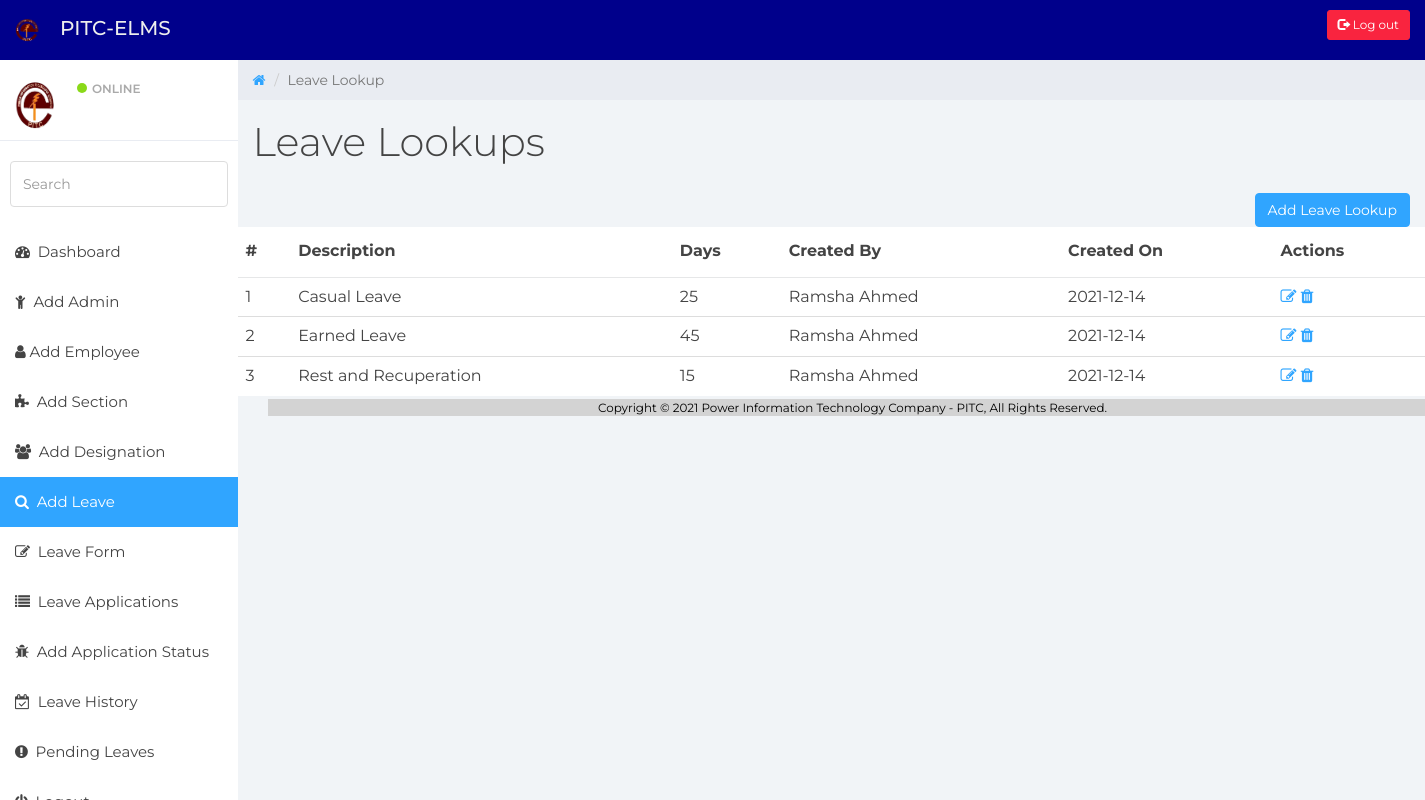
Page /leave_lookup.php on the committed database.
### tables this page shows
CREATE TABLE `leave_lookup` (
  `leave_id` int(11) NOT NULL,
  `leave_description` text DEFAULT NULL,
  `days` int(11) DEFAULT NULL,
  `created_by` text DEFAULT NULL,
  `created_on` date NOT NULL DEFAULT current_timestamp()
);

### read.php (called while the page is built, shortened)
<?php
function leave(){
require_once'connection.php';
  $conn->setAttribute(PDO::ATTR_ERRMODE, PDO::ERRMODE_EXCEPTION);
  $stmt4= $conn->prepare("SELECT* FROM leave_lookup");
  $stmt4->execute();
  $leaves = $stmt4->fetchAll(PDO::FETCH_ASSOC);
  return $leaves;
}
?>

### leave_lookup.php (the view, shortened to what this page needs)
<?php
require("read.php");
include("header.php");
?>
<!DOCTYPE html>
<html>
<head>
	<link href="css/bootstrap.min.css" rel="stylesheet">
	<link href="css/font-awesome.min.css" rel="stylesheet">
	<link href="css/datepicker3.css" rel="stylesheet">
	<link href="css/styles.css" rel="stylesheet">
</head>
<body>
<div class="container-lg">
<?php include("nav-bar.php"); ?>
	<div class="col-sm-9 col-sm-offset-3 col-lg-10 col-lg-offset-2 main">
		<div class="row">
			<ol class="breadcrumb">
				<li><a href="index.php">
					<em class="fa fa-home"></em>
				</a></li>
				<li class="active">Leave Lookup</li>
			</ol>
		</div>
		<div class="row">
			<div class="col-lg-12">
				<h1 class="page-header">Leave Lookups</h1>
                <button class="btn btn-primary btn-md" type ="submit" onclick="location.href='addleavelookup.php'" style="float: right;" >Add Leave Lookup</button>
            </div>
        <table class="table">
  <thead>
    <tr>
      <th scope="col">#</th>
      <th scope="col">Description</th>
      <th scope="col">Days</th>
      <th scope="col">Created By</th>
      <th scope="col">Created On</th>
      <th scope="col">Actions </th>
    </tr>
  </thead>
  <tbody>
    <?php
	$leaves = leave();
	foreach ($leaves as $leave): ?>
            <tr>
                <td><?=$leave['leave_id']?></td>
                <td><?=$leave['leave_description']?></td>
                <td><?=$leave['days']?></td>
                <td><?=$leave['created_by']?></td>
                <td><?=$leave['created_on']?></td>
                <td class="actions">
                <a href="updatell.php?id=<?=$leave['leave_id']?>" title = "Update Record"><i class="fa fa-edit"></i></a>
                    <a href="deletell.php?id=<?=$leave['leave_id']?>" title = "Delete Record" onclick="return confirm('Are You Sure You Want To Delete This Record ?')"><i class="fa fa-trash"></i></a>
                </td>
            </tr>
            <?php endforeach; ?>
        </tbody>
    </table>
	</div>
</body>
<footer>
<?php include("footer.php");?>
</footer>
</html>

### css/styles.css (style rules this page uses)
body { background: #f1f4f7; padding-top: 60px; font-size: 14px; color: #444444; font-family: "Montserrat", "Helvetica Neue", Helvetica, Arial, sans-serif; }
a, a:hover, a:focus { color: #30a5ff; }
h1, h2, h3, h4, h5, h6 { color: #444444; }
h1 { font-weight: 300; font-size: 40px; }
.btn-primary, .btn-primary:hover, .btn-primary:focus, .btn-primary:active, .btn-primary.active, .open > .dropdown-toggle.btn-primary, .btn-primary.disabled, .btn-primary[disabled], fieldset[disabled] .btn-primary, .btn-primary.disabled:hover, .btn-primary[disabled]:hover, fieldset[disabled] .btn-primary:hover, .btn-primary.disabled:focus, .btn-primary[disabled]:focus, fieldset[disabled] .btn-primary:focus, .btn-primary.disabled:active, .btn-primary[disabled]:active, fieldset[disabled] .btn-primary:active, .btn-primary.disabled.active, .btn-primary[disabled].active, fieldset[disabled] .btn-primary.active { background-color: #30a5ff; border-color: #30a5ff; }
.breadcrumb { border-radius: 0; padding: 10px 15px 10px 15px; background: #e9ecf2; margin: 0; }
h1.page-header { margin-top: 20px; border-bottom: 0; }
.table { background: #fff; }
.table > thead > tr > th { border-bottom: 1px solid #e6e7e8; vertical-align: middle; height: 50px; }

### rows in the picture
leave_lookup: leave_id "1", leave_description "Casual Leave", days "25", created_by "Ramsha Ahmed", created_on "2021-12-14"
leave_lookup: leave_id "2", leave_description "Earned Leave", days "45", created_by "Ramsha Ahmed", created_on "2021-12-14"
leave_lookup: leave_id "3", leave_description "Rest and Recuperation", days "15", created_by "Ramsha Ahmed", created_on "2021-12-14"
